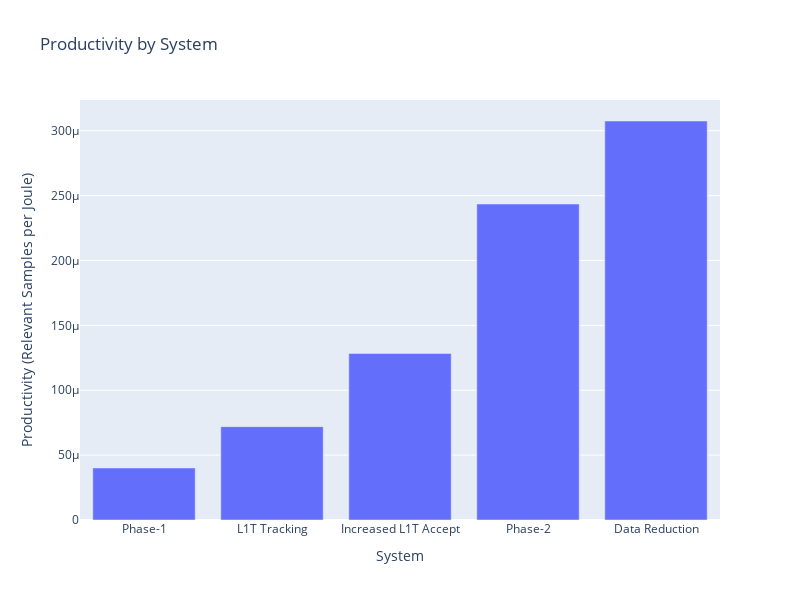

The cell this chart's notebook holds for it:
### Code cell
fig = go.Figure(data =
    go.Bar(
        x = ["Phase-1", "L1T Tracking", "Increased L1T Accept", "Phase-2", "Data Reduction"],
        y= productivity
    ),
    )



fig.update_layout(width = 800,
                  height = 600,
                  title = "Productivity by System",
                  yaxis_title = "Productivity (Relevant Samples per Joule)",
                  xaxis_title = "System", )

fig.show()

### Figure 1 — Plotly figure (JSON) as saved in the notebook; plotly's stock layout.template omitted (floating-point values rounded to 4 significant figures)
{"data": [{"type": "bar", "x": ["Phase-1", "L1T Tracking", "Increased L1T Accept", "Phase-2", "Data Reduction"], "y": [4.008e-05, 7.193e-05, 0.0001284, 0.0002435, 0.0003075]}], "layout": {"height": 600, "title": {"text": "Productivity by System"}, "width": 800, "xaxis": {"title": {"text": "System"}}, "yaxis": {"title": {"text": "Productivity (Relevant Samples per Joule)"}}}}
